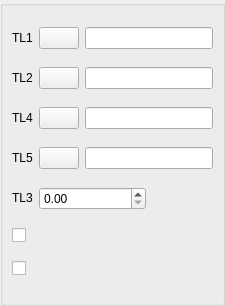
<ui version="4.0" >
 <class>DlgRef_4Sel1Spin2Check_QTD</class>
 <widget class="QWidget" name="DlgRef_4Sel1Spin2Check_QTD" >
  <property name="geometry" >
   <rect>
    <x>0</x>
    <y>0</y>
    <width>225</width>
    <height>306</height>
   </rect>
  </property>
  <property name="windowTitle" >
   <string/>
  </property>
  <layout class="QGridLayout" >
   <property name="margin" >
    <number>0</number>
   </property>
   <property name="spacing" >
    <number>6</number>
   </property>
   <item row="0" column="0" >
    <widget class="QGroupBox" name="GroupBox1" >
     <property name="title" >
      <string/>
     </property>
     <layout class="QGridLayout" >
      <property name="margin" >
       <number>9</number>
      </property>
      <property name="spacing" >
       <number>6</number>
      </property>
      <item row="4" column="1" colspan="2" >
       <widget class="QtxDoubleSpinBox" name="SpinBox_DX" >
        <property name="sizePolicy" >
         <sizepolicy vsizetype="Fixed" hsizetype="Expanding" >
          <horstretch>0</horstretch>
          <verstretch>0</verstretch>
         </sizepolicy>
        </property>
       </widget>
      </item>
      <item row="4" column="0" >
       <widget class="QLabel" name="TextLabel3" >
        <property name="sizePolicy" >
         <sizepolicy vsizetype="Fixed" hsizetype="Fixed" >
          <horstretch>0</horstretch>
          <verstretch>0</verstretch>
         </sizepolicy>
        </property>
        <property name="text" >
         <string>TL3</string>
        </property>
        <property name="wordWrap" >
         <bool>false</bool>
        </property>
       </widget>
      </item>
      <item row="3" column="0" >
       <widget class="QLabel" name="TextLabel5" >
        <property name="sizePolicy" >
         <sizepolicy vsizetype="Fixed" hsizetype="Fixed" >
          <horstretch>0</horstretch>
          <verstretch>0</verstretch>
         </sizepolicy>
        </property>
        <property name="text" >
         <string>TL5</string>
        </property>
        <property name="wordWrap" >
         <bool>false</bool>
        </property>
       </widget>
      </item>
      <item row="2" column="0" >
       <widget class="QLabel" name="TextLabel4" >
        <property name="sizePolicy" >
         <sizepolicy vsizetype="Fixed" hsizetype="Fixed" >
          <horstretch>0</horstretch>
          <verstretch>0</verstretch>
         </sizepolicy>
        </property>
        <property name="text" >
         <string>TL4</string>
        </property>
        <property name="wordWrap" >
         <bool>false</bool>
        </property>
       </widget>
      </item>
      <item row="1" column="0" >
       <widget class="QLabel" name="TextLabel2" >
        <property name="sizePolicy" >
         <sizepolicy vsizetype="Fixed" hsizetype="Fixed" >
          <horstretch>0</horstretch>
          <verstretch>0</verstretch>
         </sizepolicy>
        </property>
        <property name="text" >
         <string>TL2</string>
        </property>
        <property name="wordWrap" >
         <bool>false</bool>
        </property>
       </widget>
      </item>
      <item row="0" column="0" >
       <widget class="QLabel" name="TextLabel1" >
        <property name="sizePolicy" >
         <sizepolicy vsizetype="Fixed" hsizetype="Fixed" >
          <horstretch>0</horstretch>
          <verstretch>0</verstretch>
         </sizepolicy>
        </property>
        <property name="text" >
         <string>TL1</string>
        </property>
        <property name="wordWrap" >
         <bool>false</bool>
        </property>
       </widget>
      </item>
      <item row="1" column="1" >
       <widget class="QPushButton" name="PushButton2" >
        <property name="sizePolicy" >
         <sizepolicy vsizetype="Fixed" hsizetype="Fixed" >
          <horstretch>0</horstretch>
          <verstretch>0</verstretch>
         </sizepolicy>
        </property>
        <property name="text" >
         <string/>
        </property>
       </widget>
      </item>
      <item row="3" column="2" colspan="2" >
       <widget class="QLineEdit" name="LineEdit5" />
      </item>
      <item row="0" column="2" colspan="2" >
       <widget class="QLineEdit" name="LineEdit1" />
      </item>
      <item row="3" column="1" >
       <widget class="QPushButton" name="PushButton5" >
        <property name="sizePolicy" >
         <sizepolicy vsizetype="Fixed" hsizetype="Fixed" >
          <horstretch>0</horstretch>
          <verstretch>0</verstretch>
         </sizepolicy>
        </property>
        <property name="text" >
         <string/>
        </property>
       </widget>
      </item>
      <item row="2" column="1" >
       <widget class="QPushButton" name="PushButton4" >
        <property name="sizePolicy" >
         <sizepolicy vsizetype="Fixed" hsizetype="Fixed" >
          <horstretch>0</horstretch>
          <verstretch>0</verstretch>
         </sizepolicy>
        </property>
        <property name="text" >
         <string/>
        </property>
       </widget>
      </item>
      <item row="0" column="1" >
       <widget class="QPushButton" name="PushButton1" >
        <property name="sizePolicy" >
         <sizepolicy vsizetype="Fixed" hsizetype="Fixed" >
          <horstretch>0</horstretch>
          <verstretch>0</verstretch>
         </sizepolicy>
        </property>
        <property name="text" >
         <string/>
        </property>
       </widget>
      </item>
      <item row="2" column="2" colspan="2" >
       <widget class="QLineEdit" name="LineEdit4" />
      </item>
      <item row="1" column="2" colspan="2" >
       <widget class="QLineEdit" name="LineEdit2" />
      </item>
      <item row="6" column="0" colspan="4" >
       <widget class="QCheckBox" name="CheckButton1" >
        <property name="text" >
         <string/>
        </property>
       </widget>
      </item>
      <item row="7" column="0" colspan="4" >
       <widget class="QCheckBox" name="CheckButton2" >
        <property name="sizePolicy" >
         <sizepolicy vsizetype="Fixed" hsizetype="Minimum" >
          <horstretch>0</horstretch>
          <verstretch>0</verstretch>
         </sizepolicy>
        </property>
        <property name="text" >
         <string/>
        </property>
       </widget>
      </item>
     </layout>
     <zorder>SpinBox_DX</zorder>
     <zorder>TextLabel3</zorder>
     <zorder>TextLabel5</zorder>
     <zorder>TextLabel4</zorder>
     <zorder>TextLabel2</zorder>
     <zorder>TextLabel1</zorder>
     <zorder>PushButton2</zorder>
     <zorder>LineEdit5</zorder>
     <zorder>LineEdit1</zorder>
     <zorder>PushButton5</zorder>
     <zorder>PushButton4</zorder>
     <zorder>PushButton1</zorder>
     <zorder>LineEdit4</zorder>
     <zorder>LineEdit2</zorder>
     <zorder>CheckButton1</zorder>
     <zorder>CheckButton2</zorder>
    </widget>
   </item>
  </layout>
 </widget>
 <layoutdefault spacing="6" margin="11" />
 <pixmapfunction>qPixmapFromMimeSource</pixmapfunction>
 <customwidgets>
  <customwidget>
   <class>QtxDoubleSpinBox</class>
   <extends>QDoubleSpinBox</extends>
   <header location="global" >QtxDoubleSpinBox.h</header>
  </customwidget>
 </customwidgets>
 <tabstops>
  <tabstop>PushButton1</tabstop>
  <tabstop>LineEdit1</tabstop>
  <tabstop>PushButton2</tabstop>
  <tabstop>LineEdit2</tabstop>
  <tabstop>PushButton4</tabstop>
  <tabstop>LineEdit4</tabstop>
  <tabstop>PushButton5</tabstop>
  <tabstop>LineEdit5</tabstop>
  <tabstop>SpinBox_DX</tabstop>
  <tabstop>CheckButton1</tabstop>
 </tabstops>
 <resources/>
 <connections/>
</ui>
